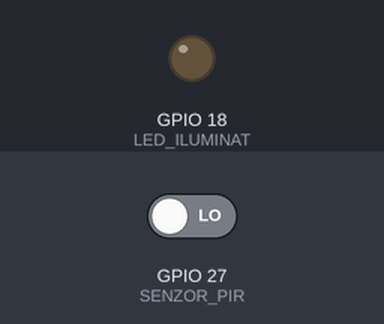
The sketch below on a simulated ESP32. Parts: output pins drawn as LEDs (lit = HIGH). The inputs (shaded band) are chosen by the test bench; at power-on: GPIO 27 (SENZOR_PIR) LOW. WiFi joins after 1.5 s; servers stay silent unless stated; no MQTT or app messages arrive unless stated; what the sketch prints to the serial monitor is not drawn.

Above: at 2.7 s.
2.8 s: GPIO 27 (SENZOR_PIR) driven HIGH
At 3.1 s:
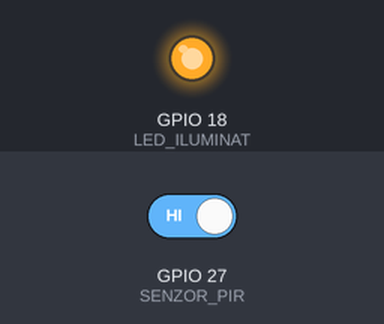
4.3 s: GPIO 27 (SENZOR_PIR) driven LOW
At 5.6 s:
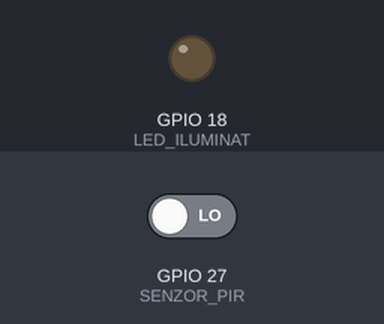
Timing chart, 0 to 7.3 s (numbered marks = the images above; inputs shaded):
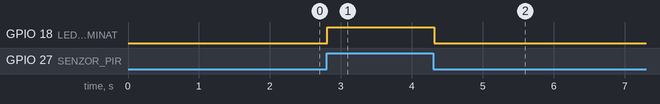

Measured:
- after the input at 2.8 s, GPIO 18 (LED_ILUMINAT): LOW → HIGH at once
- after the input at 4.3 s, GPIO 18 (LED_ILUMINAT): HIGH → LOW at once

The sketch:

sketch.ino
```cpp
#include <WiFi.h>
#include <PubSubClient.h>

const int SENZOR_PIR = 27;
const int LED_ILUMINAT = 18;
int stareAnterioaraMiscare = LOW;

const char* WIFI_SSID = "Wokwi-GUEST";
const char* WIFI_PASSWORD = "";

const char* MQTT_SERVER = "test.mosquitto.org";
const int MQTT_PORT = 1883;

WiFiClient espClient;
PubSubClient mqtt(espClient);

void conectareWiFi() {
  Serial.print("Conectare la Wi-Fi");

  WiFi.begin(WIFI_SSID, WIFI_PASSWORD);

  while (WiFi.status() != WL_CONNECTED) {
    delay(500);
    Serial.print(".");
  }

  Serial.println();
  Serial.println("Wi-Fi conectat!");
  Serial.print("Adresa IP: ");
  Serial.println(WiFi.localIP());
}

void conectareMQTT() {
  mqtt.setServer(MQTT_SERVER, MQTT_PORT);

  Serial.print("Conectare la brokerul MQTT...");

  while (!mqtt.connected()) {
    String clientId = "ESP32-Iluminat-";
    clientId += String((uint32_t)ESP.getEfuseMac(), HEX);

    if (mqtt.connect(clientId.c_str())) {
      Serial.println("conectat!");
    } else {
      Serial.print("Eroare MQTT, cod: ");
      Serial.print(mqtt.state());
      Serial.println(". Reincerc in 2 secunde.");
      delay(2000);
    }
  }
}

void setup() {
  Serial.begin(115200);

  pinMode(SENZOR_PIR, INPUT);
  pinMode(LED_ILUMINAT, OUTPUT);
  digitalWrite(LED_ILUMINAT, LOW);

  Serial.println("Iluminat inteligent pornit.");

  conectareWiFi();
  conectareMQTT();
}

void loop() {
  if (!mqtt.connected()) {
    conectareMQTT();
  }

  mqtt.loop();

  int miscare = digitalRead(SENZOR_PIR);

  if (miscare == HIGH) {
    digitalWrite(LED_ILUMINAT, HIGH);

    if (stareAnterioaraMiscare == LOW) {
      Serial.println("Miscare detectata - lumina aprinsa");
      mqtt.publish(
        "ps1a/duku/iluminat",
        "MISCARE_DETECTATA"
      );
    }
  } else {
    digitalWrite(LED_ILUMINAT, LOW);
  }

  stareAnterioaraMiscare = miscare;

  delay(50);
}
```
